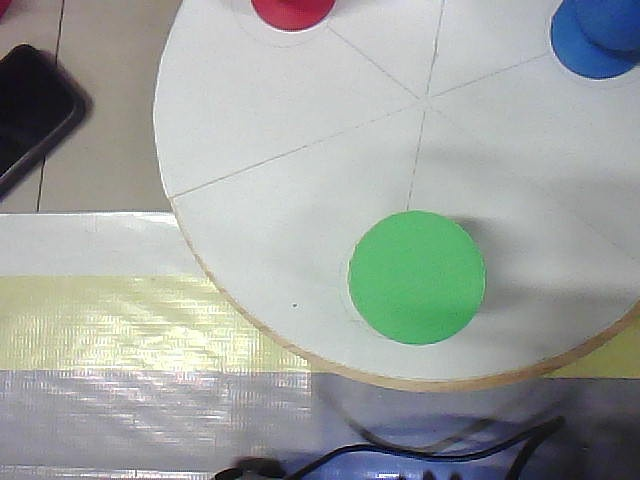
#> input picture legacy/test-item/green.jpg, 640 x 480 px
$ python item_circle_test.py
#> lines starting #> are read from the running program, lines starting #| are printed output that depends on the picture; after the words box and inside, x2 and y2 are one past the last pixel; in counts of white or black regions, pixels touching at a corner belong together
import cv2
import numpy as np


def precondition(_img):
    _ = cv2.pyrMeanShiftFiltering(_img, 15, 20)
    _ = cv2.GaussianBlur(_, (3, 3), 0)
    return _


def mask_find_b_boxs(_mask):
    retval, labels, stats, centroids = cv2.connectedComponentsWithStats(
        _mask, connectivity=8
    )  # connectivity参数的默认值为8
    stats = stats[stats[:, 4].argsort()]
    return stats[:-1]


red = [np.array([169, 181, 0]), np.array([185, 220, 255])]
green = [np.array([53, 61, 0]), np.array([88, 179, 255])]
blue = [np.array([83, 103, 0]), np.array([127, 217, 255])]

img = cv2.imread("green.jpg")
#> img is the input picture: shape (480, 640, 3); mean B, G, R 159.2, 162.7, 157.5
cv2.imshow("img", img)
cv2.waitKey(0)

img = precondition(img)
cv2.imshow("img", img)
cv2.waitKey(0)

img = cv2.cvtColor(img, cv2.COLOR_BGR2HSV)
#> img: shape (480, 640, 3); mean H, S, V 81.4, 29.3, 168.7
mask = cv2.inRange(img, green[0], green[1])
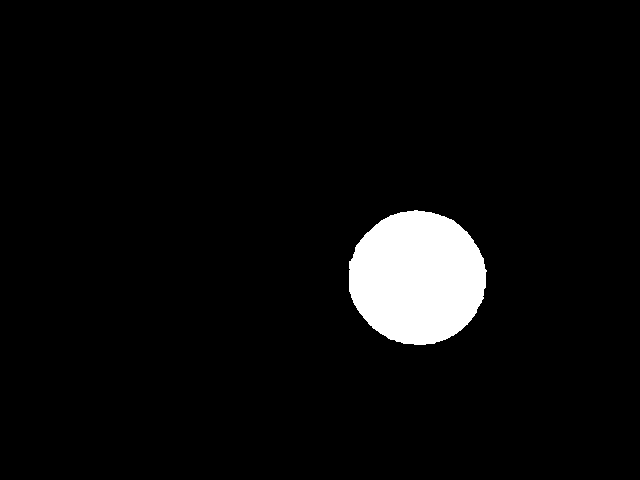
#> mask: shape (480, 640); 4.7% white; 1 white region, box (x1, y1, x2, y2) and area: (349, 210, 487, 345) 14444
cv2.imshow("img", mask)
cv2.waitKey(0)

$ run again, with legacy/test-item/blue.jpg copied over legacy/test-item/green.jpg
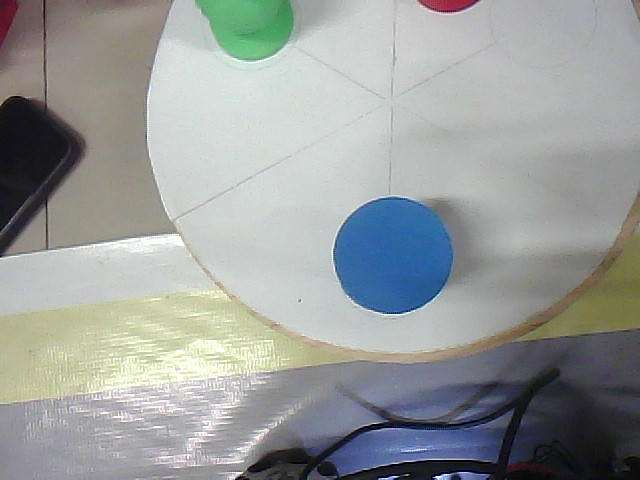
#> input picture legacy/test-item/blue.jpg, 640 x 480 px
#> img is the input picture: shape (480, 640, 3); mean B, G, R 155.9, 156.9, 152.9
#> `mask = cv2.inRange(img, green[0], green[1])`:
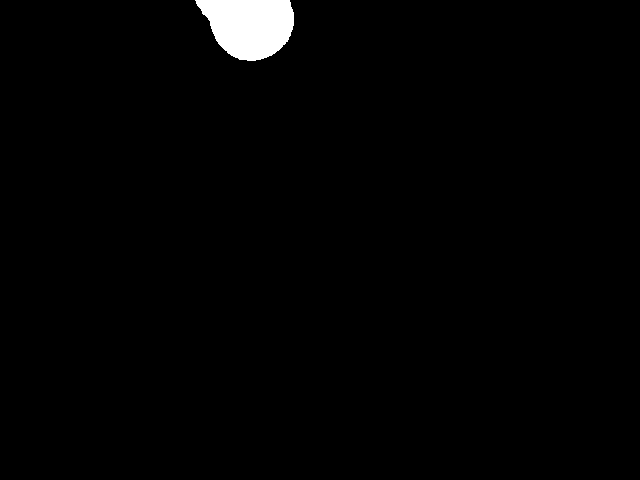
#> mask: shape (480, 640); 1.5% white; 1 white region, box (x1, y1, x2, y2) and area: (195, 0, 294, 61) 4482
